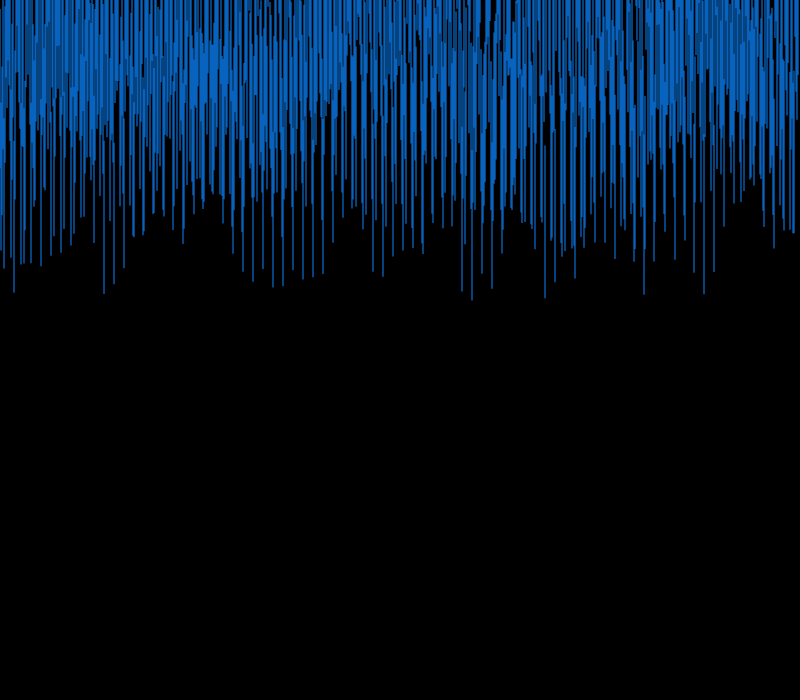
Frame 1 (no input)
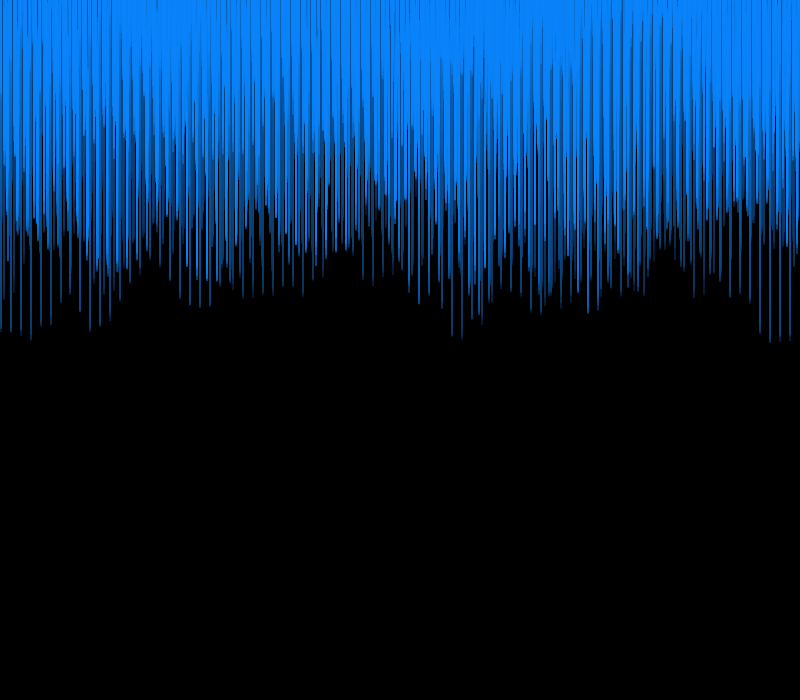
Frame 60 (no input)
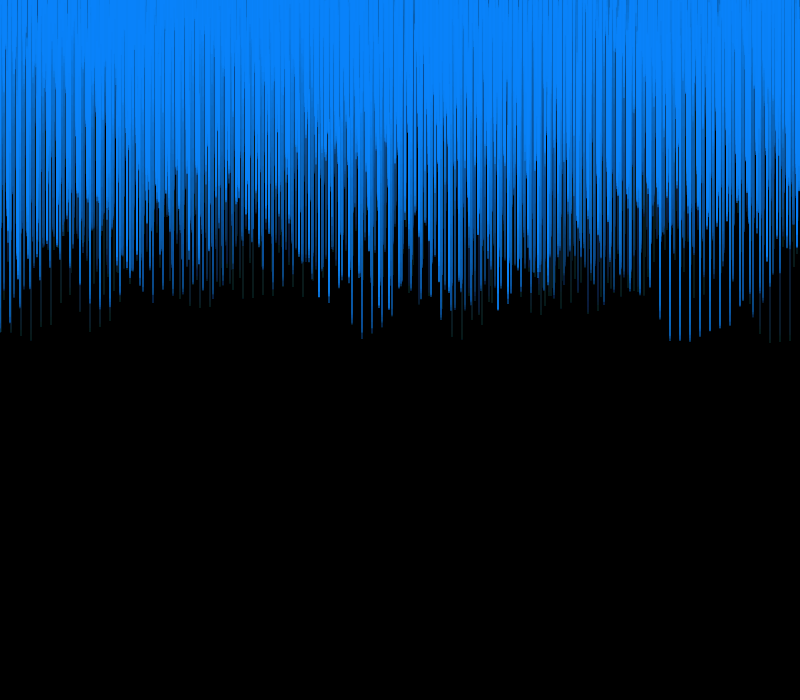
Frame 120 (the mouse pressed at the canvas centre since frame 60)

The p5.js sketch that drew these frames (run headless with seeded random() and noise() and a simulated clock; from frame 60 on, the mouse is pressed at the canvas centre):

// p5.js sketch
// ── sketch.js
let wave = [];
function setup() {
  createCanvas(800, 700);
  wave[0] = new Wave();
  background(0)
}

function draw() {
  background(0,0,0,5)
  //background(0,0,0,20);
  //for (let i=0;i<wave.length;i++){
  let w = wave[0];
  //console.log(wave)
  //for (let x=0;x<width;x++){
  //rotate(PI)
  w.display();
  w.shape();
  //}
  //}
}

// function wave(){

// }

class Wave {
  constructor() {
    
    this.y = 0;
    this.start = 0;
    this.inc = 0.25;
    this.xoff = 0;
    this.Color=["#0b83fb","#0b83fb","#488fd5","#667590","#74a5b8","#659d91","#ceb28b","#f2b057","#fb790d","#ffffff"]
    //this.yinc=yinc
  }

  display() {
    stroke(255);
  }

  shape() {
    push()
    translate(0,sin(frameCount*0.08)*40)
    //rotate(PI*0.3)
    this.xoff = this.start;
   for (let i=0;i<10;i++){
     //stroke("#0b83fb")
     noStroke()
     
    for (let x = i; x < width ; x=x+10) {
       this.y =
      map(noise(this.xoff * 0.7*(i*0.2+1)+i), 0, 1, -140, 90) +
      map(sin(this.xoff * 0.4), -1, 1, 0, 130);
      
    
    //rectMode(CENTER)
      push()
      translate(0,sin(frameCount*0.08+i*0.5)*80)
    //line(x,height,x,this.y)
      rectMode(CENTER)
      fill("#0b83fb")
      rect(x, this.y,1,map(noise(this.xoff+0.5), 0, 1, 170, 150)+random(-20,5));
     //  fill("#667590")
     //  rect(x,this.y+150,1,map(noise(this.xoff),0,1,20,40))
     //  fill("#659d91")
     //  rect(x,this.y+300,1,map(noise(this.xoff+0.5),0,1,20,40))
     //  fill("#f2b057")
     // rect(x,this.y+350,1,map(noise(this.xoff),0,1,20,40))
     //  fill("#fffff")
     // rect(x,this.y+380,1,map(noise(this.xoff),0,1,20,40))
      pop()
    this.xoff += this.inc;
      
  }}
    this.start += 0.03;

}
}
